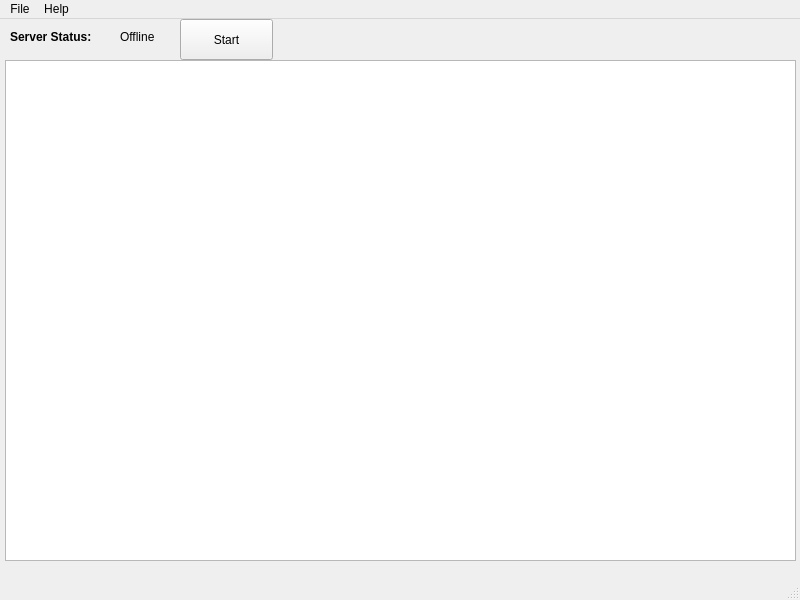
<?xml version="1.0" encoding="UTF-8"?>
<ui version="4.0">
 <class>MainWindow</class>
 <widget class="QMainWindow" name="MainWindow">
  <property name="geometry">
   <rect>
    <x>0</x>
    <y>0</y>
    <width>800</width>
    <height>600</height>
   </rect>
  </property>
  <property name="windowTitle">
   <string>Fibochat Server</string>
  </property>
  <widget class="QWidget" name="centralwidget">
   <property name="enabled">
    <bool>true</bool>
   </property>
   <widget class="QTextBrowser" name="logBrowser">
    <property name="geometry">
     <rect>
      <x>5</x>
      <y>41</y>
      <width>791</width>
      <height>501</height>
     </rect>
    </property>
   </widget>
   <widget class="QLabel" name="label">
    <property name="geometry">
     <rect>
      <x>10</x>
      <y>10</y>
      <width>101</width>
      <height>16</height>
     </rect>
    </property>
    <property name="text">
     <string>&lt;html&gt;&lt;head/&gt;&lt;body&gt;&lt;p&gt;&lt;span style=&quot; font-weight:600;&quot;&gt;Server Status:&lt;/span&gt;&lt;/p&gt;&lt;/body&gt;&lt;/html&gt;</string>
    </property>
   </widget>
   <widget class="QLabel" name="serverStatusLabel">
    <property name="geometry">
     <rect>
      <x>120</x>
      <y>10</y>
      <width>55</width>
      <height>16</height>
     </rect>
    </property>
    <property name="text">
     <string>Offline</string>
    </property>
   </widget>
   <widget class="QPushButton" name="serverStartStopButton">
    <property name="geometry">
     <rect>
      <x>180</x>
      <y>0</y>
      <width>93</width>
      <height>41</height>
     </rect>
    </property>
    <property name="text">
     <string>Start</string>
    </property>
   </widget>
  </widget>
  <widget class="QMenuBar" name="menubar">
   <property name="geometry">
    <rect>
     <x>0</x>
     <y>0</y>
     <width>800</width>
     <height>26</height>
    </rect>
   </property>
   <widget class="QMenu" name="menuFile">
    <property name="title">
     <string>File</string>
    </property>
    <addaction name="actionNew_Server"/>
    <addaction name="actionLoad_Custom_Settings"/>
    <addaction name="separator"/>
    <addaction name="actionSettings"/>
    <addaction name="actionEcit"/>
   </widget>
   <widget class="QMenu" name="menuHelp">
    <property name="title">
     <string>Help</string>
    </property>
    <addaction name="actionAbout"/>
   </widget>
   <addaction name="menuFile"/>
   <addaction name="menuHelp"/>
  </widget>
  <widget class="QStatusBar" name="statusbar"/>
  <action name="actionNew_Server">
   <property name="text">
    <string>New Server</string>
   </property>
  </action>
  <action name="actionLoad_Custom_Settings">
   <property name="text">
    <string>Load Custom Settings</string>
   </property>
  </action>
  <action name="actionSettings">
   <property name="text">
    <string>Settings</string>
   </property>
  </action>
  <action name="actionEcit">
   <property name="text">
    <string>Exit</string>
   </property>
  </action>
  <action name="actionAbout">
   <property name="text">
    <string>About</string>
   </property>
  </action>
 </widget>
 <resources/>
 <connections/>
</ui>
